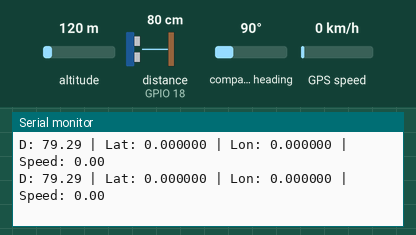
The sketch below on a simulated ESP32. Shown: the last lines printed to the serial monitor. Wiring (inferred from the names in the program): ultrasonic range finder: trigger GPIO 5; echo GPIO 18. The inputs (shaded band) are chosen by the test bench; at power-on: distance to the obstacle (sensor on GPIO 18) 80 cm, GPS speed 0 km/h, altitude 120 m, compass heading 90°. The echo pulse lasts 58.3 µs per cm; the GPS gets a fix after 3 s at 37.7749, -122.4194 with 8 satellites.

Above: at 1.2 s.
1.3 s: distance to the obstacle (sensor on GPIO 18) set to 2 cm
At 2.6 s:
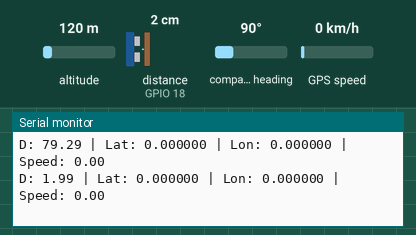
2.8 s: GPS speed set to 2 km/h
At 3.5 s:
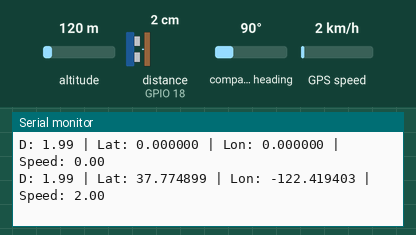
4.3 s: distance to the obstacle (sensor on GPIO 18) set to 4 cm
At 5.6 s:
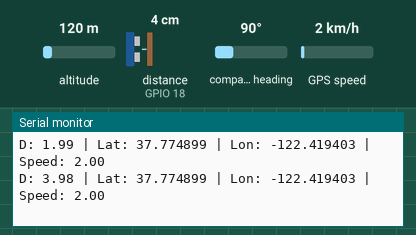
5.8 s: GPS speed set to 30 km/h
At 6.4 s:
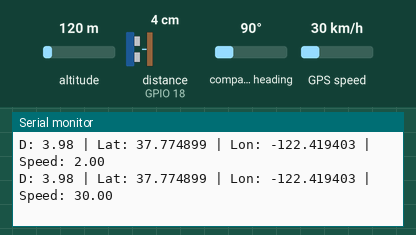
Timing chart, 0 to 8.3 s (numbered marks = the images above; inputs shaded):
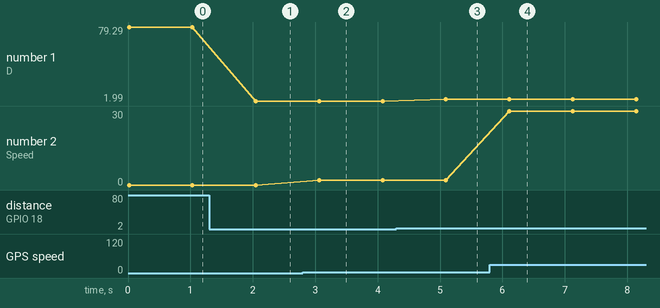

Measured:
- after the input at 1.3 s, the serial monitor: prints a new line after 0.75 s (image 1)
- after the input at 2.8 s, the serial monitor: prints a new line after 0.26 s (image 2)
- after the input at 4.3 s, the serial monitor: prints a new line after 0.79 s (image 3)
- after the input at 5.8 s, the serial monitor: prints a new line after 0.31 s (image 4)
- plotted number 1: 79.29 → 1.99 after the input at 1.3 s, 1.99 → 3.98 after the input at 4.3 s
- plotted number 2: 0 → 2 after the input at 2.8 s, 2 → 30 after the input at 5.8 s

The sketch:

transmitter_v2v_gps.ino
```cpp
#include <esp_now.h>
#include <WiFi.h>
#include <TinyGPS++.h>
#include <HardwareSerial.h>

// Ultrasonic
#define TRIG 5
#define ECHO 18

// GPS
TinyGPSPlus gps;
HardwareSerial gpsSerial(1);

// Receiver MAC (your MAC)
uint8_t receiverMAC[] = {0x1C, 0xC3, 0xAB, 0xC3, 0x38, 0xE4};

// Data structure
typedef struct {
  float distance;
  float lat;
  float lon;
  float speed;
} Message;

Message data;

// Ultrasonic function
float getDistance() {
  digitalWrite(TRIG, LOW);
  delayMicroseconds(2);
  digitalWrite(TRIG, HIGH);
  delayMicroseconds(10);
  digitalWrite(TRIG, LOW);

  long duration = pulseIn(ECHO, HIGH, 30000);
  if (duration == 0) return -1;

  return duration * 0.034 / 2;
}

void setup() {
  Serial.begin(115200);

  pinMode(TRIG, OUTPUT);
  pinMode(ECHO, INPUT);

  // GPS init
  gpsSerial.begin(9600, SERIAL_8N1, 16, 17);

  WiFi.mode(WIFI_STA);
  WiFi.disconnect();

  if (esp_now_init() != ESP_OK) {
    Serial.println("ESP-NOW Init Failed");
    return;
  }

  esp_now_peer_info_t peerInfo = {};
  memcpy(peerInfo.peer_addr, receiverMAC, 6);
  peerInfo.channel = 0;
  peerInfo.encrypt = false;

  esp_now_add_peer(&peerInfo);
}

void loop() {
  // Read Ultrasonic
  data.distance = getDistance();

  // Non-blocking GPS read
  while (gpsSerial.available()) {
    gps.encode(gpsSerial.read());
  }

  if (gps.location.isValid()) {
    data.lat = gps.location.lat();
    data.lon = gps.location.lng();
    data.speed = gps.speed.kmph();
  } else {
    data.lat = 0;
    data.lon = 0;
    data.speed = 0;
  }

  // Send data
  esp_now_send(receiverMAC, (uint8_t *)&data, sizeof(data));

  // Debug
  Serial.print("D: "); Serial.print(data.distance);
  Serial.print(" | Lat: "); Serial.print(data.lat, 6);
  Serial.print(" | Lon: "); Serial.print(data.lon, 6);
  Serial.print(" | Speed: "); Serial.println(data.speed);

  delay(1000);
}
```
